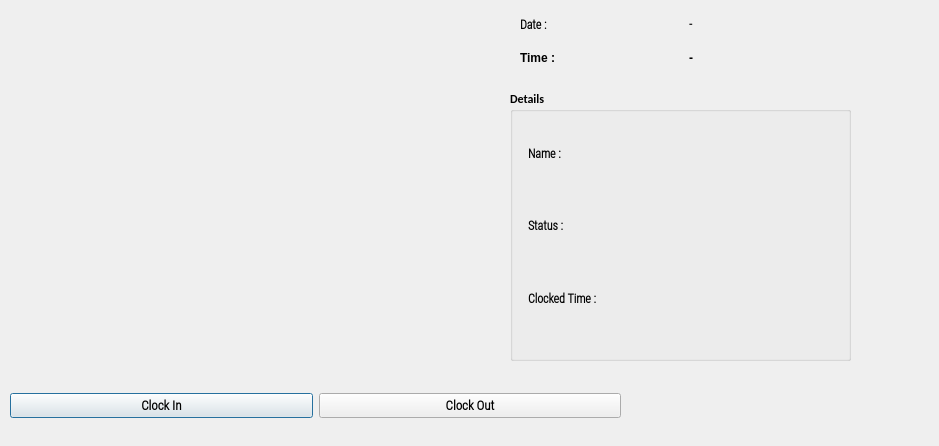
<?xml version="1.0" encoding="UTF-8"?>
<ui version="4.0">
 <class>OutputDialog</class>
 <widget class="QDialog" name="OutputDialog">
  <property name="geometry">
   <rect>
    <x>0</x>
    <y>0</y>
    <width>939</width>
    <height>446</height>
   </rect>
  </property>
  <property name="minimumSize">
   <size>
    <width>0</width>
    <height>0</height>
   </size>
  </property>
  <property name="maximumSize">
   <size>
    <width>1280</width>
    <height>720</height>
   </size>
  </property>
  <property name="font">
   <font>
    <family>Calibri</family>
    <weight>75</weight>
    <bold>true</bold>
   </font>
  </property>
  <property name="windowTitle">
   <string>Face Recognition Attendance App</string>
  </property>
  <property name="windowIcon">
   <iconset>
    <normaloff>icon.jpg</normaloff>icon.jpg</iconset>
  </property>
  <widget class="QLabel" name="imgLabel">
   <property name="geometry">
    <rect>
     <x>10</x>
     <y>10</y>
     <width>471</width>
     <height>311</height>
    </rect>
   </property>
   <property name="minimumSize">
    <size>
     <width>4</width>
     <height>0</height>
    </size>
   </property>
   <property name="maximumSize">
    <size>
     <width>640</width>
     <height>480</height>
    </size>
   </property>
   <property name="text">
    <string/>
   </property>
  </widget>
  <widget class="QWidget" name="horizontalLayoutWidget">
   <property name="geometry">
    <rect>
     <x>10</x>
     <y>380</y>
     <width>611</width>
     <height>51</height>
    </rect>
   </property>
   <layout class="QHBoxLayout" name="horizontalLayout">
    <item>
     <widget class="QPushButton" name="ClockInButton">
      <property name="font">
       <font>
        <family>Roboto Condensed Light</family>
        <pointsize>10</pointsize>
        <weight>75</weight>
        <bold>true</bold>
       </font>
      </property>
      <property name="text">
       <string>Clock In</string>
      </property>
      <property name="checkable">
       <bool>true</bool>
      </property>
     </widget>
    </item>
    <item>
     <widget class="QPushButton" name="ClockOutButton">
      <property name="font">
       <font>
        <family>Roboto Condensed Light</family>
        <pointsize>10</pointsize>
        <weight>75</weight>
        <bold>true</bold>
       </font>
      </property>
      <property name="text">
       <string>Clock Out</string>
      </property>
      <property name="checkable">
       <bool>true</bool>
      </property>
     </widget>
    </item>
   </layout>
  </widget>
  <widget class="QWidget" name="gridLayoutWidget">
   <property name="geometry">
    <rect>
     <x>520</x>
     <y>10</y>
     <width>331</width>
     <height>61</height>
    </rect>
   </property>
   <layout class="QGridLayout" name="gridLayout_2">
    <item row="0" column="0">
     <widget class="QLabel" name="label">
      <property name="font">
       <font>
        <family>Roboto Condensed Light</family>
        <pointsize>9</pointsize>
        <weight>75</weight>
        <bold>true</bold>
       </font>
      </property>
      <property name="text">
       <string>Date :</string>
      </property>
     </widget>
    </item>
    <item row="0" column="1">
     <widget class="QLabel" name="Date_Label">
      <property name="font">
       <font>
        <family>Roboto Condensed Light</family>
        <pointsize>9</pointsize>
        <weight>75</weight>
        <bold>true</bold>
       </font>
      </property>
      <property name="text">
       <string>-</string>
      </property>
     </widget>
    </item>
    <item row="1" column="0">
     <widget class="QLabel" name="label_2">
      <property name="font">
       <font>
        <family>MS Shell Dlg 2</family>
        <pointsize>9</pointsize>
        <weight>75</weight>
        <bold>true</bold>
       </font>
      </property>
      <property name="text">
       <string>Time :</string>
      </property>
     </widget>
    </item>
    <item row="1" column="1">
     <widget class="QLabel" name="Time_Label">
      <property name="font">
       <font>
        <family>MS Shell Dlg 2</family>
        <pointsize>9</pointsize>
        <weight>75</weight>
        <bold>true</bold>
       </font>
      </property>
      <property name="text">
       <string>-</string>
      </property>
     </widget>
    </item>
   </layout>
  </widget>
  <widget class="QGroupBox" name="groupBox">
   <property name="geometry">
    <rect>
     <x>510</x>
     <y>90</y>
     <width>341</width>
     <height>271</height>
    </rect>
   </property>
   <property name="title">
    <string>Details</string>
   </property>
   <widget class="QWidget" name="verticalLayoutWidget">
    <property name="geometry">
     <rect>
      <x>18</x>
      <y>30</y>
      <width>121</width>
      <height>211</height>
     </rect>
    </property>
    <layout class="QVBoxLayout" name="verticalLayout">
     <item>
      <widget class="QLabel" name="label_3">
       <property name="font">
        <font>
         <family>Roboto Condensed Light</family>
         <pointsize>9</pointsize>
         <weight>75</weight>
         <bold>true</bold>
        </font>
       </property>
       <property name="text">
        <string>Name : </string>
       </property>
      </widget>
     </item>
     <item>
      <widget class="QLabel" name="label_4">
       <property name="font">
        <font>
         <family>Roboto Condensed Light</family>
         <pointsize>9</pointsize>
         <weight>75</weight>
         <bold>true</bold>
        </font>
       </property>
       <property name="text">
        <string>Status :</string>
       </property>
      </widget>
     </item>
     <item>
      <widget class="QLabel" name="label_5">
       <property name="font">
        <font>
         <family>Roboto Condensed Light</family>
         <pointsize>9</pointsize>
         <weight>75</weight>
         <bold>true</bold>
        </font>
       </property>
       <property name="text">
        <string>Clocked Time : </string>
       </property>
       <property name="wordWrap">
        <bool>false</bool>
       </property>
      </widget>
     </item>
    </layout>
   </widget>
   <widget class="QWidget" name="verticalLayoutWidget_2">
    <property name="geometry">
     <rect>
      <x>120</x>
      <y>30</y>
      <width>211</width>
      <height>211</height>
     </rect>
    </property>
    <layout class="QVBoxLayout" name="verticalLayout_2">
     <item>
      <widget class="QLabel" name="NameLabel">
       <property name="font">
        <font>
         <family>Roboto Condensed Light</family>
         <pointsize>12</pointsize>
         <weight>50</weight>
         <bold>false</bold>
        </font>
       </property>
       <property name="text">
        <string/>
       </property>
      </widget>
     </item>
     <item>
      <widget class="QLabel" name="StatusLabel">
       <property name="font">
        <font>
         <family>Roboto Condensed Light</family>
         <pointsize>12</pointsize>
         <weight>50</weight>
         <bold>false</bold>
        </font>
       </property>
       <property name="text">
        <string/>
       </property>
      </widget>
     </item>
     <item>
      <layout class="QHBoxLayout" name="horizontalLayout_2">
       <item>
        <widget class="QLabel" name="HoursLabel">
         <property name="font">
          <font>
           <family>Roboto Condensed Light</family>
           <pointsize>12</pointsize>
           <weight>50</weight>
           <bold>false</bold>
          </font>
         </property>
         <property name="text">
          <string/>
         </property>
        </widget>
       </item>
       <item>
        <widget class="QLabel" name="MinLabel">
         <property name="font">
          <font>
           <family>Roboto Condensed Light</family>
           <pointsize>12</pointsize>
           <weight>50</weight>
           <bold>false</bold>
          </font>
         </property>
         <property name="text">
          <string/>
         </property>
        </widget>
       </item>
      </layout>
     </item>
    </layout>
   </widget>
  </widget>
 </widget>
 <resources>
  <include location="resource.qrc"/>
 </resources>
 <connections/>
</ui>
